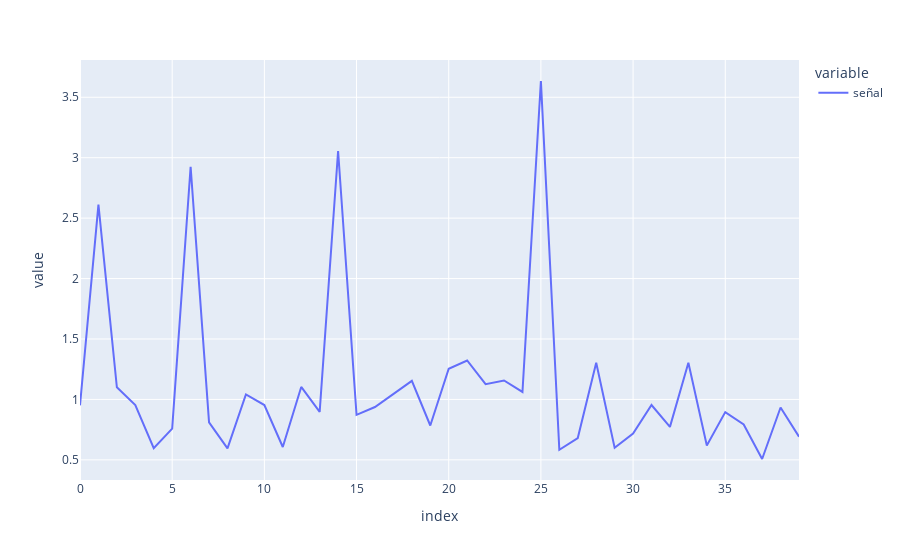

The cell this chart's notebook holds for it:
### Code cell
pd.DataFrame(y_test).reset_index(drop=True)[:40].plot()

### Figure 1 — Plotly figure (JSON) as saved in the notebook; plotly's stock layout.template omitted (floating-point values rounded to 4 significant figures)
{"data": [{"hovertemplate": "variable=señal<br>index=%{x}<br>value=%{y}<extra></extra>", "legendgroup": "señal", "line": {"color": "#636efa", "dash": "solid"}, "mode": "lines", "name": "señal", "orientation": "v", "showlegend": true, "type": "scatter", "x": [0, 1, 2, 3, 4, 5, 6, 7, 8, 9, 10, 11, 12, 13, 14, 15, 16, 17, 18, 19, 20, 21, 22, 23, 24, 25, 26, 27, 28, 29, 30, 31, 32, 33, 34, 35, 36, 37, 38, 39], "xaxis": "x", "y": [0.9513, 2.612, 1.101, 0.954, 0.5961, 0.7585, 2.925, 0.8106, 0.5953, 1.041, 0.9538, 0.6066, 1.103, 0.8973, 3.055, 0.8727, 0.9371, 1.045, 1.154, 0.7843, 1.253, 1.322, 1.126, 1.157, 1.062, 3.635, 0.5837, 0.6808, 1.304, 0.6, 0.7186, 0.9538, 0.7732, 1.304, 0.6191, 0.8949, 0.7926, 0.5072, 0.9331, 0.6917], "yaxis": "y"}], "layout": {"legend": {"title": {"text": "variable"}, "tracegroupgap": 0}, "margin": {"t": 60}, "xaxis": {"anchor": "y", "domain": [0, 1], "title": {"text": "index"}}, "yaxis": {"anchor": "x", "domain": [0, 1], "title": {"text": "value"}}}}
